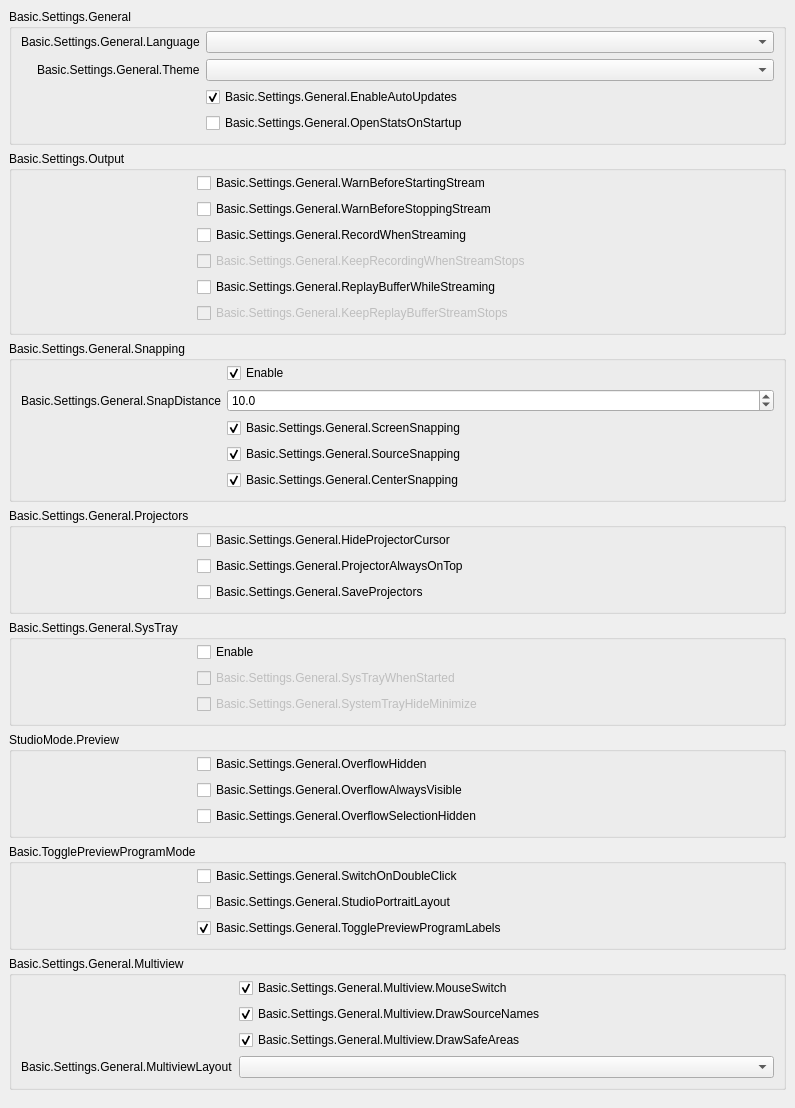
           <widget class="QWidget" name="scrollAreaWidgetContents_2">
            <property name="geometry">
             <rect>
              <x>0</x>
              <y>0</y>
              <width>795</width>
              <height>1012</height>
             </rect>
            </property>
            <layout class="QVBoxLayout" name="verticalLayout_19">
             <property name="leftMargin">
              <number>0</number>
             </property>
             <property name="topMargin">
              <number>0</number>
             </property>
             <property name="rightMargin">
              <number>0</number>
             </property>
             <property name="bottomMargin">
              <number>9</number>
             </property>
             <item alignment="Qt::AlignTop">
              <widget class="QWidget" name="widget_2" native="true">
               <layout class="QVBoxLayout" name="verticalLayout_20">
                <item>
                 <widget class="QGroupBox" name="groupBox_15">
                  <property name="title">
                   <string>Basic.Settings.General</string>
                  </property>
                  <layout class="QFormLayout" name="formLayout_32">
                   <property name="fieldGrowthPolicy">
                    <enum>QFormLayout::AllNonFixedFieldsGrow</enum>
                   </property>
                   <property name="labelAlignment">
                    <set>Qt::AlignRight|Qt::AlignTrailing|Qt::AlignVCenter</set>
                   </property>
                   <property name="topMargin">
                    <number>2</number>
                   </property>
                   <item row="0" column="0">
                    <widget class="QLabel" name="label">
                     <property name="text">
                      <string>Basic.Settings.General.Language</string>
                     </property>
                     <property name="buddy">
                      <cstring>language</cstring>
                     </property>
                    </widget>
                   </item>
                   <item row="0" column="1">
                    <widget class="QComboBox" name="language"/>
                   </item>
                   <item row="1" column="0">
                    <widget class="QLabel" name="label_42">
                     <property name="text">
                      <string>Basic.Settings.General.Theme</string>
                     </property>
                     <property name="buddy">
                      <cstring>theme</cstring>
                     </property>
                    </widget>
                   </item>
                   <item row="1" column="1">
                    <widget class="QComboBox" name="theme"/>
                   </item>
                   <item row="2" column="0">
                    <spacer name="horizontalSpacer_3">
                     <property name="orientation">
                      <enum>Qt::Horizontal</enum>
                     </property>
                     <property name="sizeType">
                      <enum>QSizePolicy::Fixed</enum>
                     </property>
                     <property name="sizeHint" stdset="0">
                      <size>
                       <width>170</width>
                       <height>5</height>
                      </size>
                     </property>
                    </spacer>
                   </item>
                   <item row="2" column="1">
                    <widget class="QCheckBox" name="enableAutoUpdates">
                     <property name="text">
                      <string>Basic.Settings.General.EnableAutoUpdates</string>
                     </property>
                     <property name="checked">
                      <bool>true</bool>
                     </property>
                    </widget>
                   </item>
                   <item row="3" column="1">
                    <widget class="QCheckBox" name="openStatsOnStartup">
                     <property name="text">
                      <string>Basic.Settings.General.OpenStatsOnStartup</string>
                     </property>
                    </widget>
                   </item>
                  </layout>
                 </widget>
                </item>
                <item>
                 <widget class="QGroupBox" name="groupBox_16">
                  <property name="title">
                   <string>Basic.Settings.Output</string>
                  </property>
                  <layout class="QFormLayout" name="formLayout_2">
                   <property name="fieldGrowthPolicy">
                    <enum>QFormLayout::AllNonFixedFieldsGrow</enum>
                   </property>
                   <property name="topMargin">
                    <number>2</number>
                   </property>
                   <item row="0" column="0">
                    <spacer name="horizontalSpacer_5">
                     <property name="orientation">
                      <enum>Qt::Horizontal</enum>
                     </property>
                     <property name="sizeType">
                      <enum>QSizePolicy::Fixed</enum>
                     </property>
                     <property name="sizeHint" stdset="0">
                      <size>
                       <width>170</width>
                       <height>5</height>
                      </size>
                     </property>
                    </spacer>
                   </item>
                   <item row="0" column="1">
                    <widget class="QCheckBox" name="warnBeforeStreamStart">
                     <property name="text">
                      <string>Basic.Settings.General.WarnBeforeStartingStream</string>
                     </property>
                    </widget>
                   </item>
                   <item row="1" column="1">
                    <widget class="QCheckBox" name="warnBeforeStreamStop">
                     <property name="text">
                      <string>Basic.Settings.General.WarnBeforeStoppingStream</string>
                     </property>
                    </widget>
                   </item>
                   <item row="2" column="1">
                    <widget class="QCheckBox" name="recordWhenStreaming">
                     <property name="text">
                      <string>Basic.Settings.General.RecordWhenStreaming</string>
                     </property>
                    </widget>
                   </item>
                   <item row="3" column="1">
                    <widget class="QCheckBox" name="keepRecordStreamStops">
                     <property name="enabled">
                      <bool>false</bool>
                     </property>
                     <property name="text">
                      <string>Basic.Settings.General.KeepRecordingWhenStreamStops</string>
                     </property>
                    </widget>
                   </item>
                   <item row="4" column="1">
                    <widget class="QCheckBox" name="replayWhileStreaming">
                     <property name="text">
                      <string>Basic.Settings.General.ReplayBufferWhileStreaming</string>
                     </property>
                    </widget>
                   </item>
                   <item row="5" column="1">
                    <widget class="QCheckBox" name="keepReplayStreamStops">
                     <property name="enabled">
                      <bool>false</bool>
                     </property>
                     <property name="text">
                      <string>Basic.Settings.General.KeepReplayBufferStreamStops</string>
                     </property>
                    </widget>
                   </item>
                  </layout>
                 </widget>
                </item>
                <item>
                 <widget class="QGroupBox" name="groupBox_10">
                  <property name="enabled">
                   <bool>true</bool>
                  </property>
                  <property name="sizePolicy">
                   <sizepolicy hsizetype="Preferred" vsizetype="Maximum">
                    <horstretch>0</horstretch>
                    <verstretch>0</verstretch>
                   </sizepolicy>
                  </property>
                  <property name="title">
                   <string>Basic.Settings.General.Snapping</string>
                  </property>
                  <property name="flat">
                   <bool>false</bool>
                  </property>
                  <layout class="QFormLayout" name="formLayout_21">
                   <property name="fieldGrowthPolicy">
                    <enum>QFormLayout::AllNonFixedFieldsGrow</enum>
                   </property>
                   <property name="labelAlignment">
                    <set>Qt::AlignRight|Qt::AlignTrailing|Qt::AlignVCenter</set>
                   </property>
                   <property name="topMargin">
                    <number>2</number>
                   </property>
                   <item row="0" column="1">
                    <widget class="QCheckBox" name="snappingEnabled">
                     <property name="text">
                      <string>Enable</string>
                     </property>
                     <property name="checked">
                      <bool>true</bool>
                     </property>
                    </widget>
                   </item>
                   <item row="2" column="1">
                    <widget class="QCheckBox" name="screenSnapping">
                     <property name="text">
                      <string>Basic.Settings.General.ScreenSnapping</string>
                     </property>
                     <property name="checked">
                      <bool>true</bool>
                     </property>
                    </widget>
                   </item>
                   <item row="4" column="1">
                    <widget class="QCheckBox" name="centerSnapping">
                     <property name="text">
                      <string>Basic.Settings.General.CenterSnapping</string>
                     </property>
                     <property name="checked">
                      <bool>true</bool>
                     </property>
                    </widget>
                   </item>
                   <item row="3" column="1">
                    <widget class="QCheckBox" name="sourceSnapping">
                     <property name="text">
                      <string>Basic.Settings.General.SourceSnapping</string>
                     </property>
                     <property name="checked">
                      <bool>true</bool>
                     </property>
                    </widget>
                   </item>
                   <item row="1" column="1">
                    <widget class="QDoubleSpinBox" name="snapDistance">
                     <property name="decimals">
                      <number>1</number>
                     </property>
                     <property name="singleStep">
                      <double>0.500000000000000</double>
                     </property>
                     <property name="value">
                      <double>10.000000000000000</double>
                     </property>
                    </widget>
                   </item>
                   <item row="1" column="0">
                    <widget class="QLabel" name="label_9">
                     <property name="text">
                      <string>Basic.Settings.General.SnapDistance</string>
                     </property>
                     <property name="buddy">
                      <cstring>snapDistance</cstring>
                     </property>
                    </widget>
                   </item>
                   <item row="3" column="0">
                    <spacer name="horizontalSpacer_4">
                     <property name="orientation">
                      <enum>Qt::Horizontal</enum>
                     </property>
                     <property name="sizeType">
                      <enum>QSizePolicy::Fixed</enum>
                     </property>
                     <property name="sizeHint" stdset="0">
                      <size>
                       <width>170</width>
                       <height>5</height>
                      </size>
                     </property>
                    </spacer>
                   </item>
                  </layout>
                 </widget>
                </item>
                <item>
                 <widget class="QGroupBox" name="groupBox_14">
                  <property name="title">
                   <string>Basic.Settings.General.Projectors</string>
                  </property>
                  <layout class="QFormLayout" name="formLayout_28">
                   <property name="fieldGrowthPolicy">
                    <enum>QFormLayout::AllNonFixedFieldsGrow</enum>
                   </property>
                   <property name="topMargin">
                    <number>2</number>
                   </property>
                   <item row="0" column="1">
                    <widget class="QCheckBox" name="hideProjectorCursor">
                     <property name="text">
                      <string>Basic.Settings.General.HideProjectorCursor</string>
                     </property>
                    </widget>
                   </item>
                   <item row="1" column="1">
                    <widget class="QCheckBox" name="projectorAlwaysOnTop">
                     <property name="text">
                      <string>Basic.Settings.General.ProjectorAlwaysOnTop</string>
                     </property>
                    </widget>
                   </item>
                   <item row="2" column="1">
                    <widget class="QCheckBox" name="saveProjectors">
                     <property name="text">
                      <string>Basic.Settings.General.SaveProjectors</string>
                     </property>
                    </widget>
                   </item>
                   <item row="1" column="0">
                    <spacer name="horizontalSpacer">
                     <property name="orientation">
                      <enum>Qt::Horizontal</enum>
                     </property>
                     <property name="sizeType">
                      <enum>QSizePolicy::Fixed</enum>
                     </property>
                     <property name="sizeHint" stdset="0">
                      <size>
                       <width>170</width>
                       <height>5</height>
                      </size>
                     </property>
                    </spacer>
                   </item>
                  </layout>
                 </widget>
                </item>
                <item>
                 <widget class="QGroupBox" name="groupBox_13">
                  <property name="title">
                   <string>Basic.Settings.General.SysTray</string>
                  </property>
                  <layout class="QFormLayout" name="formLayout_29">
                   <property name="fieldGrowthPolicy">
                    <enum>QFormLayout::AllNonFixedFieldsGrow</enum>
                   </property>
                   <property name="topMargin">
                    <number>2</number>
                   </property>
                   <item row="0" column="1">
                    <widget class="QCheckBox" name="systemTrayEnabled">
                     <property name="text">
                      <string>Enable</string>
                     </property>
                    </widget>
                   </item>
                   <item row="1" column="1">
                    <widget class="QCheckBox" name="systemTrayWhenStarted">
                     <property name="enabled">
                      <bool>false</bool>
                     </property>
                     <property name="text">
                      <string>Basic.Settings.General.SysTrayWhenStarted</string>
                     </property>
                    </widget>
                   </item>
                   <item row="2" column="1">
                    <widget class="QCheckBox" name="systemTrayAlways">
                     <property name="enabled">
                      <bool>false</bool>
                     </property>
                     <property name="text">
                      <string>Basic.Settings.General.SystemTrayHideMinimize</string>
                     </property>
                    </widget>
                   </item>
                   <item row="1" column="0">
                    <spacer name="horizontalSpacer_2">
                     <property name="orientation">
                      <enum>Qt::Horizontal</enum>
                     </property>
                     <property name="sizeType">
                      <enum>QSizePolicy::Fixed</enum>
                     </property>
                     <property name="sizeHint" stdset="0">
                      <size>
                       <width>170</width>
                       <height>5</height>
                      </size>
                     </property>
                    </spacer>
                   </item>
                  </layout>
                 </widget>
                </item>
                <item>
                 <widget class="QGroupBox" name="groupBox_18">
                  <property name="title">
                   <string>StudioMode.Preview</string>
                  </property>
                  <layout class="QFormLayout" name="formLayout_35">
                   <property name="fieldGrowthPolicy">
                    <enum>QFormLayout::AllNonFixedFieldsGrow</enum>
                   </property>
                   <property name="labelAlignment">
                    <set>Qt::AlignRight|Qt::AlignTrailing|Qt::AlignVCenter</set>
                   </property>
                   <property name="topMargin">
                    <number>2</number>
                   </property>
                   <item row="1" column="1">
                    <widget class="QCheckBox" name="overflowAlwaysVisible">
                     <property name="text">
                      <string>Basic.Settings.General.OverflowAlwaysVisible</string>
                     </property>
                    </widget>
                   </item>
                   <item row="0" column="0">
                    <spacer name="horizontalSpacer_25">
                     <property name="orientation">
                      <enum>Qt::Horizontal</enum>
                     </property>
                     <property name="sizeHint" stdset="0">
                      <size>
                       <width>170</width>
                       <height>5</height>
                      </size>
                     </property>
                    </spacer>
                   </item>
                   <item row="2" column="1">
                    <widget class="QCheckBox" name="overflowSelectionHide">
                     <property name="text">
                      <string>Basic.Settings.General.OverflowSelectionHidden</string>
                     </property>
                    </widget>
                   </item>
                   <item row="0" column="1">
                    <widget class="QCheckBox" name="overflowHide">
                     <property name="text">
                      <string>Basic.Settings.General.OverflowHidden</string>
                     </property>
                    </widget>
                   </item>
                  </layout>
                 </widget>
                </item>
                <item>
                 <widget class="QGroupBox" name="groupBox_11">
                  <property name="title">
                   <string>Basic.TogglePreviewProgramMode</string>
                  </property>
                  <layout class="QFormLayout" name="formLayout_31">
                   <property name="fieldGrowthPolicy">
                    <enum>QFormLayout::AllNonFixedFieldsGrow</enum>
                   </property>
                   <property name="labelAlignment">
                    <set>Qt::AlignRight|Qt::AlignTrailing|Qt::AlignVCenter</set>
                   </property>
                   <property name="topMargin">
                    <number>2</number>
                   </property>
                   <item row="0" column="1">
                    <widget class="QCheckBox" name="doubleClickSwitch">
                     <property name="text">
                      <string>Basic.Settings.General.SwitchOnDoubleClick</string>
                     </property>
                    </widget>
                   </item>
                   <item row="0" column="0">
                    <spacer name="horizontalSpacer_6">
                     <property name="orientation">
                      <enum>Qt::Horizontal</enum>
                     </property>
                     <property name="sizeHint" stdset="0">
                      <size>
                       <width>170</width>
                       <height>5</height>
                      </size>
                     </property>
                    </spacer>
                   </item>
                   <item row="1" column="1">
                    <widget class="QCheckBox" name="studioPortraitLayout">
                     <property name="text">
                      <string>Basic.Settings.General.StudioPortraitLayout</string>
                     </property>
                    </widget>
                   </item>
                   <item row="2" column="1">
                    <widget class="QCheckBox" name="prevProgLabelToggle">
                     <property name="text">
                      <string>Basic.Settings.General.TogglePreviewProgramLabels</string>
                     </property>
                     <property name="checked">
                      <bool>true</bool>
                     </property>
                    </widget>
                   </item>
                  </layout>
                 </widget>
                </item>
                <item>
                 <widget class="QGroupBox" name="groupBoxMultiview">
                  <property name="title">
                   <string>Basic.Settings.General.Multiview</string>
                  </property>
                  <layout class="QFormLayout" name="formLayoutMultiview">
                   <property name="fieldGrowthPolicy">
                    <enum>QFormLayout::AllNonFixedFieldsGrow</enum>
                   </property>
                   <property name="labelAlignment">
                    <set>Qt::AlignRight|Qt::AlignTrailing|Qt::AlignVCenter</set>
                   </property>
                   <property name="topMargin">
                    <number>2</number>
                   </property>
                   <item row="0" column="0">
                    <spacer name="horizontalSpacerMultiview">
                     <property name="orientation">
                      <enum>Qt::Horizontal</enum>
                     </property>
                     <property name="sizeType">
                      <enum>QSizePolicy::Fixed</enum>
                     </property>
                     <property name="sizeHint" stdset="0">
                      <size>
                       <width>170</width>
                       <height>5</height>
                      </size>
                     </property>
                    </spacer>
                   </item>
                   <item row="0" column="1">
                    <widget class="QCheckBox" name="multiviewMouseSwitch">
                     <property name="text">
                      <string>Basic.Settings.General.Multiview.MouseSwitch</string>
                     </property>
                     <property name="checked">
                      <bool>true</bool>
                     </property>
                    </widget>
                   </item>
                   <item row="1" column="1">
                    <widget class="QCheckBox" name="multiviewDrawNames">
                     <property name="text">
                      <string>Basic.Settings.General.Multiview.DrawSourceNames</string>
                     </property>
                     <property name="checked">
                      <bool>true</bool>
                     </property>
                    </widget>
                   </item>
                   <item row="2" column="1">
                    <widget class="QCheckBox" name="multiviewDrawAreas">
                     <property name="text">
                      <string>Basic.Settings.General.Multiview.DrawSafeAreas</string>
                     </property>
                     <property name="checked">
                      <bool>true</bool>
                     </property>
                    </widget>
                   </item>
                   <item row="3" column="1">
                    <widget class="QComboBox" name="multiviewLayout"/>
                   </item>
                   <item row="3" column="0">
                    <widget class="QLabel" name="label_64">
                     <property name="text">
                      <string>Basic.Settings.General.MultiviewLayout</string>
                     </property>
                     <property name="buddy">
                      <cstring>multiviewLayout</cstring>
                     </property>
                    </widget>
                   </item>
                  </layout>
                 </widget>
                </item>
               </layout>
              </widget>
             </item>
            </layout>
           </widget>
